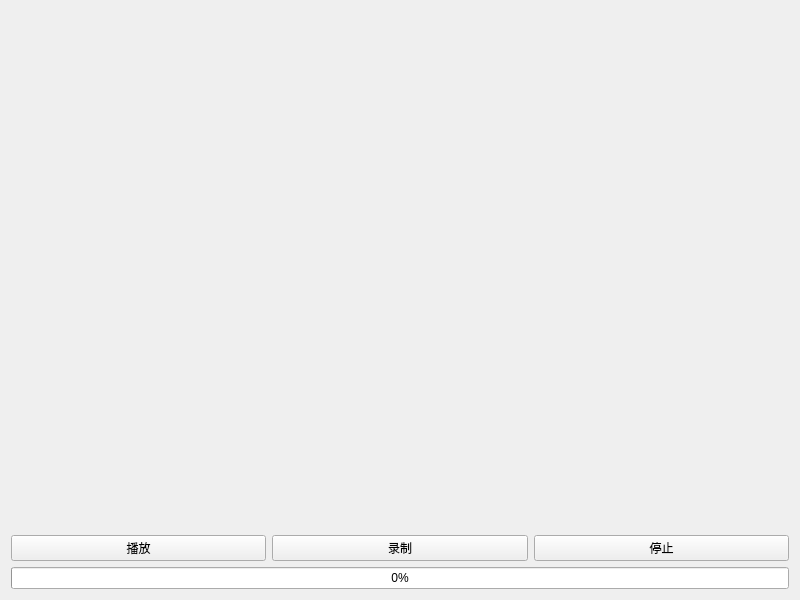
<?xml version="1.0" encoding="UTF-8"?>
<ui version="4.0">
 <class>Widget</class>
 <widget class="QWidget" name="Widget">
  <property name="geometry">
   <rect>
    <x>0</x>
    <y>0</y>
    <width>800</width>
    <height>600</height>
   </rect>
  </property>
  <property name="windowTitle">
   <string>Widget</string>
  </property>
  <layout class="QGridLayout" name="gridLayout">
   <item row="0" column="0" colspan="3">
    <widget class="MediaVideoWidget" name="wVideoOutput" native="true"/>
   </item>
   <item row="1" column="0">
    <widget class="QPushButton" name="btnPlay">
     <property name="text">
      <string>播放</string>
     </property>
    </widget>
   </item>
   <item row="1" column="2">
    <widget class="QPushButton" name="btnStop">
     <property name="text">
      <string>停止</string>
     </property>
    </widget>
   </item>
   <item row="1" column="1">
    <widget class="QPushButton" name="btnRecord">
     <property name="text">
      <string>录制</string>
     </property>
    </widget>
   </item>
   <item row="3" column="0" colspan="3">
    <widget class="QProgressBar" name="progressBar">
     <property name="value">
      <number>0</number>
     </property>
    </widget>
   </item>
  </layout>
 </widget>
 <customwidgets>
  <customwidget>
   <class>MediaVideoWidget</class>
   <extends>QWidget</extends>
   <header>mediavideowidget.h</header>
   <container>1</container>
  </customwidget>
 </customwidgets>
 <resources/>
 <connections/>
</ui>
